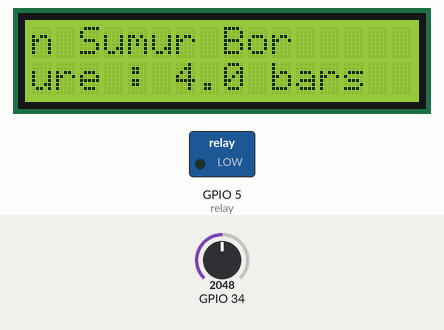
The sketch below on a simulated ESP32. Shown: 16×2 character LCD, switched loads named in the sketch (green lamp = pin HIGH). The test bench sets the inputs (shaded band); at power-on: GPIO 34 = 2048. WiFi joins after 1.5 s; servers stay silent unless stated; what the sketch prints to the serial monitor is not drawn.

Above: at 4.8 s.
4.9 s: GPIO 34 set to 1069
At 7.89 s:
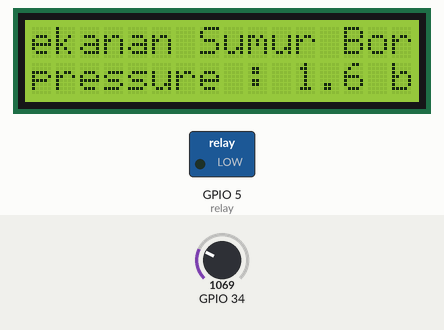
9.8 s: GPIO 34 set to 977
At 11.75 s:
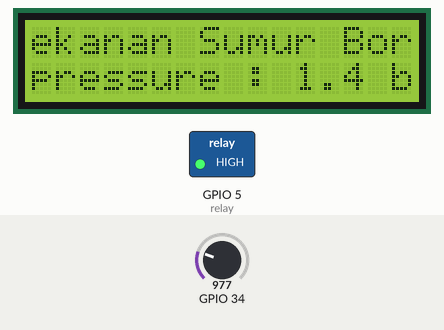
14.7 s: GPIO 34 set to 1228
At 15.9 s:
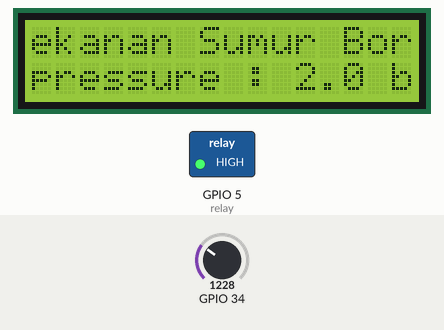
19.6 s: GPIO 34 set to 1269
At 23.2 s:
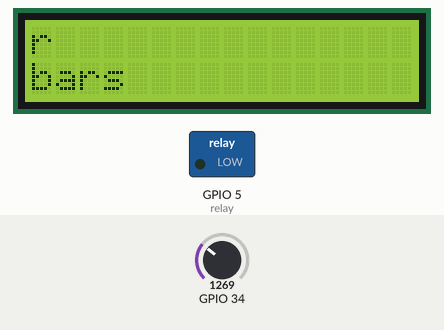
Timing chart, 0 to 24.7 s (numbered marks = the images above; inputs shaded):
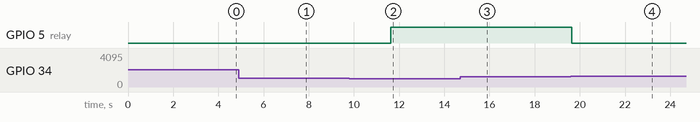

Measured:
- the behaviour switches between 1024 and 1023 on GPIO 34 (found by bisection; images 1 and 2)
- the behaviour switches between 1230 and 1231 on GPIO 34 (found by bisection; images 3 and 4)
- after the input at 9.8 s, GPIO 5 (relay): LOW → HIGH after 1.8 s
- after the input at 19.6 s, GPIO 5 (relay): HIGH → LOW at once

The sketch:

Water_Pressure_Sensor.ino
```cpp
#include <WiFi.h>
#include <FirebaseESP32.h>
#include <Wire.h>

#define FIREBASE_HOST "-"
#define FIREBASE_AUTH "-"
#define WIFI_SSID "-"
#define WIFI_PASSWORD "-"

#define relay 5

//LCD I2C
#include <LiquidCrystal_I2C.h>

LiquidCrystal_I2C lcd(0x27, 16, 2);


//thingspeak
String apiKey = "WLH0O3MKHTO6HDGG";
const char* server = "api.thingspeak.com";

WiFiClient client;

float V, PP, PB;
FirebaseData firebaseData;
void setup() {
  // put your setup code here, to run once:
  Serial.begin(115200);
  WiFi.begin(WIFI_SSID, WIFI_PASSWORD );
  Serial.print("Connecting to Wi-Fi");
  while (WiFi.status() != WL_CONNECTED)
  {
    Serial.print(".");
    delay(300);
  }
  Serial.println();
  Serial.print("Connected with IP: ");
  Serial.println(WiFi.localIP());
  Serial.println();

  pinMode(relay, OUTPUT);

    Firebase.begin(FIREBASE_HOST, FIREBASE_AUTH);
  Firebase.reconnectWiFi(true);


  //LCD
  lcd.begin(); //initialize the lcd for 16 chars 2 line, turn o backlight
  lcd.backlight();
  //delay(250);
  //lcd.noBacklight();
  lcd.setCursor(0, 0);
  lcd.print(" TEKNIK KOMPUTER ");
  delay(1000);
  lcd.setCursor(0, 1);
  lcd.print(" Water Pressure Sensor ");
  delay(1000);
}
//int n = 1;
void loop() {
  lcd.clear();
  int sensorVal = analogRead(34);
  lcd.setCursor(0, 0);
  lcd.print("Tekanan Sumur Bor");
  Serial.print("Sensor Value: ");
  Serial.print(sensorVal);

  //float voltage = (sensorVal*5.0)/1024.0;
  V = (sensorVal * 3.3) / 4096.0;
  PP = (3.0 * ((float)V - 0.32468)) * 1000000.0;
  PB = PP / 10e5;

   if (PB >2){
  digitalWrite(relay, LOW);
  }
  if (PB <1.5) {
    digitalWrite(relay, HIGH);
    }

  String data = String(PB) + String("Bars");
  Serial.print(data);
  Serial.println();
  Serial.print("  Volts: ");
  Serial.print(V, 5);
  int u;
  lcd.setCursor(0, 1);
  lcd.print(" pressure : ");
  lcd.print(abs(PB), 1.0);
  lcd.print(" bars ");
  for (u = 0 ; u < 16 ; u++) {
    lcd.scrollDisplayLeft();
  //Serial.println(abs(PB),1.0);

      delay(200);
  }


//  PB=Firebase.getInt(firebaseData,+"/Pompa_Status");
//gae tes coba lebih dari 0 ae tekanane yo

// cek pompa hidup atau mati
  if (PB>2){
    Firebase.setString(firebaseData,"/Sumber Kolak 4/Pompa", "Mati");
    } if (PB<1.5) {
      Firebase.setString(firebaseData,"/Sumber Kolak 4/Pompa", "Hidup");
      }

//cek tekanan, tekanane kan ndek var PB = PP / 10e5;
  if (PB>2) {
    //    jika tekanan tinggi
// insert firebase
    Firebase.setString(firebaseData,"/Sumber Kolak 4/Status", "Tekanan Tinggi");
  } if (PB<1.5) {
//    jika tekanan normal
    Firebase.setString(firebaseData, "/Sumber Kolak 4/Status", "Tekanan Normal");
  } if (PB<1) {
//    jika tekanan rendah
    Firebase.setString(firebaseData, "/Sumber Kolak 4/Status", "Tekanan Rendah");
  }

  Firebase.setString(firebaseData, "/Sumber Kolak 4/Tekanan", data);
  Firebase.setString(firebaseData, "/Sumber Kolak 4/Nama", "Sumber Kolak 4");
  //Firebase.setString(firebaseData, "/Sumber Kolak 4/Relay", "mati");
  //Firebase.setString(firebaseData, "/Arjasa/Relay", "hidup");

//if (PB < 0) {
//    data = 0;
//} else if (PB > 1) {
//    string status = "Aktif";
//} else {
//    string status = "Tidak Aktif";
//}
//

if (client.connect(server,80)) {
  String postStr = apiKey;
  postStr +="&field1=";
  postStr += String(data);
  postStr += "\r\n\r\n";

  client.print("POST /update HTTP/1.1\n");
  client.print("Host: api.thingspeak.com\n");
  client.print("Connection: close\n");
  client.print("X-THINGSPEAKAPIKEY: "+apiKey+"\n");
  client.print("Content-Type: application/x-www-form-urlencoded\n");
  client.print("Content-Length: ");
  client.print(postStr.length());
  client.print("\n\n");
  client.print(postStr);

  Serial.print (data);
  Serial.println();
  Serial.println("mengirim ke thingspeak");
  }

  //Firebase.setString(firebaseData, "/Tekanan", data);
  //Firebase.setString(firebaseData, "/Status", status);
////
//if (PB<0){
//  Firebase.setString(PB ==0);  }

  //    Serial.print("  Pressure = ");
     // Serial.println(abs(pressure_bar),1);
  //    Serial.println(" bars ");

  delay(100);
}
```
